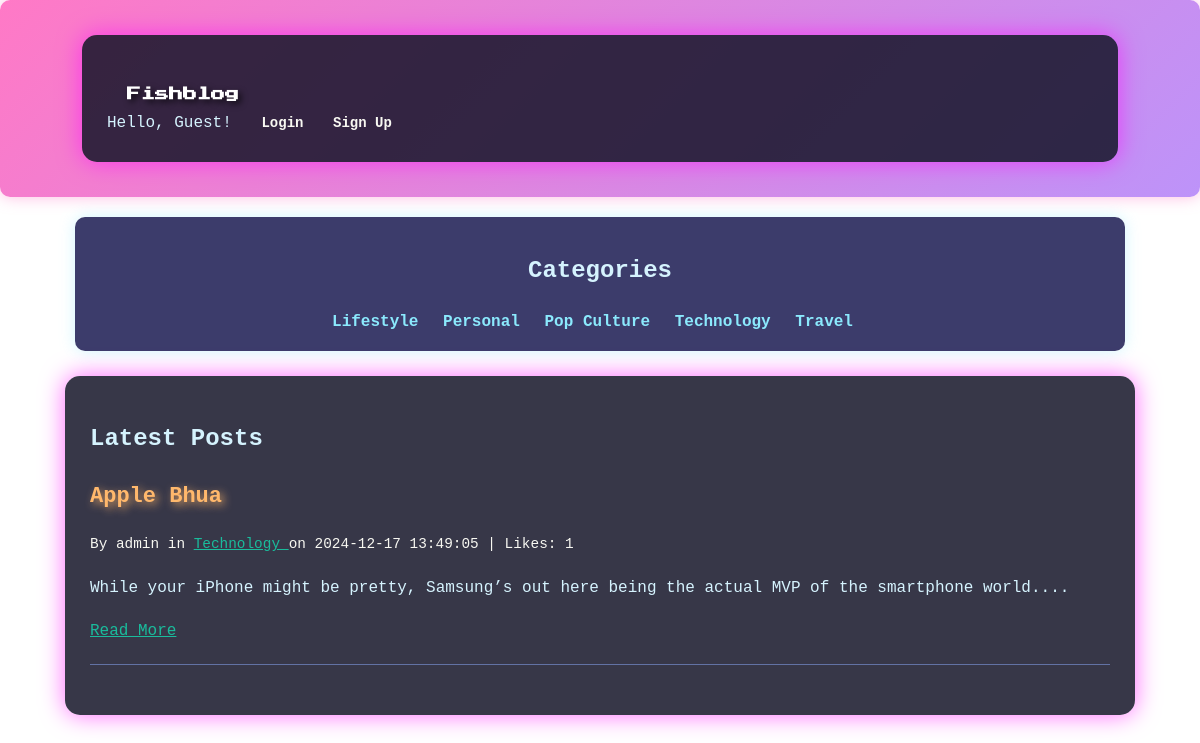
Page /project/homepage.php?category_id=1 on the committed database.
### tables this page shows
CREATE TABLE Category (
    id INT AUTO_INCREMENT PRIMARY KEY,
    name VARCHAR(50) NOT NULL UNIQUE,
    description TEXT,
    created_at TIMESTAMP DEFAULT CURRENT_TIMESTAMP
);

CREATE TABLE Post (
    id INT AUTO_INCREMENT PRIMARY KEY,
    title VARCHAR(150) NOT NULL,
    content TEXT NOT NULL,
    user_id INT NOT NULL,  
    category_id INT,       
    likes INT DEFAULT 0,  
    created_at TIMESTAMP DEFAULT CURRENT_TIMESTAMP,
    updated_at TIMESTAMP DEFAULT CURRENT_TIMESTAMP ON UPDATE CURRENT_TIMESTAMP,
    
    FOREIGN KEY (user_id) REFERENCES User(id) ON DELETE CASCADE,
    FOREIGN KEY (category_id) REFERENCES Category(id) ON DELETE SET NULL
);

CREATE TABLE User (
    id INT AUTO_INCREMENT PRIMARY KEY,
    username VARCHAR(50) NOT NULL UNIQUE,
    email VARCHAR(100) NOT NULL UNIQUE,
    password VARCHAR(255) NOT NULL,
    is_admin BOOLEAN DEFAULT FALSE,  
    created_at TIMESTAMP DEFAULT CURRENT_TIMESTAMP
);

### project/homepage.php (the view, shortened to what this page needs)
<?php
$servername = "localhost";
$username = "root";
$password = "";
$dbname = "blog";
$conn = new mysqli($servername, $username, $password, $dbname);
$category_sql = "SELECT id, name FROM category ORDER BY name ASC";
$category_result = $conn->query($category_sql);
$category_id = isset($_GET['category_id']) ? intval($_GET['category_id']) : null;
$post_sql = "SELECT post.id, post.title, post.content, post.created_at, user.username,
            category.id AS category_id, category.name AS category, post.likes
            FROM post
            LEFT JOIN user ON post.user_id = user.id
            LEFT JOIN category ON post.category_id = category.id";
if ($category_id) {
    $post_sql .= " WHERE post.category_id = $category_id";
}
$post_sql .= " ORDER BY post.created_at DESC LIMIT 5";
$post_result = $conn->query($post_sql);
$is_logged_in = isset($_SESSION['user_id']);
$user_name = ($is_logged_in && isset($_SESSION['username'])) ? $_SESSION['username'] : "Guest";
?>
<!DOCTYPE html>
<html lang="en">
<head>
    <link rel="stylesheet" href="styles.css">
</head>
<body>
    <header class="header">
        <div class="container">
            <h1><a href="homepage.php" style="color: white; text-decoration: none;">Fishblog</a></h1>
            <div>
                <div>
                    <?php if ($is_logged_in && $user_name !== "Guest"): ?>
                        <span>Hello, <?php echo htmlspecialchars($user_name); ?>!</span>
                        <a href="profile.php">Profile</a>
                        <a href="logout.php">Logout</a>
                    <?php else: ?>
                        <span>Hello, Guest!</span>
                        <a href="login.php">Login</a>
                        <a href="signup.php">Sign Up</a>
                    <?php endif; ?>
                </div>
            </div>
        </div>
    </header>
    <section class="categories container">
        <h2>Categories</h2>
        <?php if ($category_result->num_rows > 0): ?>
            <?php while ($cat = $category_result->fetch_assoc()): ?>
                <a href="?category_id=<?php echo $cat['id']; ?>">
                    <?php echo htmlspecialchars($cat['name']); ?>
                </a>
            <?php endwhile; ?>
        <?php else: ?>
            <p>No categories found.</p>
        <?php endif; ?>
    </section>
    <section class="container">
        <h2>Latest Posts</h2>
        <?php if ($post_result->num_rows > 0): ?>
            <?php while ($row = $post_result->fetch_assoc()): ?>
                <div class="post">
                    <h2><?php echo htmlspecialchars($row['title']); ?></h2>
                    <small>
                        By <?php echo htmlspecialchars($row['username'] ?? "Unknown Author"); ?>
                        in <a href="?category_id=<?php echo $row['category_id']; ?>" style="color: #1abc9c;">
                            <?php echo htmlspecialchars($row['category'] ?? "Uncategorized"); ?>
                        </a>
                        on <?php echo htmlspecialchars($row['created_at']); ?>
                        | Likes: <?php echo htmlspecialchars($row['likes'] ?? 0); ?>
                    </small>
                    <p><?php echo nl2br(htmlspecialchars(substr($row['content'], 0, 200))); ?>...</p>
                    <a href="post.php?id=<?php echo $row['id']; ?>" style="color: #1abc9c;">Read More</a>
                </div>
            <?php endwhile; ?>
        <?php else: ?>
            <p>No posts available.</p>
        <?php endif; ?>
    </section>
</body>
</html>

### project/styles.css (style rules this page uses)
body { font-family: 'Roboto Mono', monospace; line-height: 1.6; margin: 0; padding: 0; background: url('https://64.media.tumblr.com/d61a959cf42cfbe0869dc4a2c4a58d8f/44622a990e852c6a-65/s1280x1920/831512ad499538fde8f68de4d536a36d1a7e646c.jpg') no-repeat center center fixed; background-size: cover; color: #d5f3fe; }
.container { width: 85%; margin: 20px auto; background: rgba(20, 20, 40, 0.85); padding: 25px; border-radius: 15px; box-shadow: 0px 0px 25px rgba(255, 0, 255, 0.6); }
.header { display: flex; justify-content: space-between; align-items: center; padding: 15px 20px; background: linear-gradient(135deg, #ff79c6, #bd93f9); border-radius: 10px; box-shadow: 0px 0px 15px rgba(255, 121, 198, 0.5); }
.header h1 { margin: 0; font-size: 32px; font-family: 'Press Start 2P', cursive; color: #50fa7b; text-shadow: 3px 3px 6px rgba(0, 0, 0, 0.7); }
.header a { color: #f8f8f2; text-decoration: none; margin-left: 20px; font-size: 14px; font-weight: bold; transition: color 0.3s, text-shadow 0.3s; }
.categories { padding: 15px; background: rgba(50, 50, 100, 0.95); margin-bottom: 25px; border-radius: 10px; text-align: center; box-shadow: 0px 0px 15px rgba(138, 233, 253, 0.4); }
.categories a { color: #8be9fd; text-decoration: none; margin-right: 15px; font-size: 16px; font-weight: bold; transition: color 0.3s, text-shadow 0.3s; }
.post { border-bottom: 1px solid #6272a4; margin-bottom: 25px; padding-bottom: 20px; }
.post h2 { color: #ffb86c; text-shadow: 3px 3px 8px rgba(255, 184, 108, 0.8); font-size: 22px; }
.post small { color: #f8f8f2; font-size: 0.9em; }
.post p { color: #d5f3fe; line-height: 1.8; }

### rows in the picture
category: name "Lifestyle"
category: name "Personal"
category: name "Pop Culture"
category: name "Technology"
category: name "Travel"
post: title "Apple Bhua", user.username "admin", category.name "Technology", created_at "2024-12-17 13:49:05", likes "1", content "While your iPhone might be pretty, Samsung’s out here being the actual MVP of the smartphone world."
